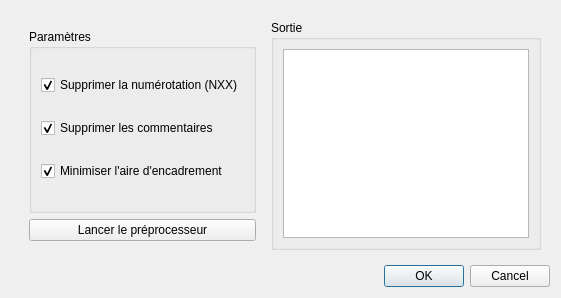
<?xml version="1.0" encoding="UTF-8"?>
<ui version="4.0">
 <class>dialog</class>
 <widget class="QDialog" name="dialog">
  <property name="geometry">
   <rect>
    <x>0</x>
    <y>0</y>
    <width>561</width>
    <height>298</height>
   </rect>
  </property>
  <property name="windowTitle">
   <string>Préprocesseur</string>
  </property>
  <property name="windowIcon">
   <iconset>
    <normaloff>traceIcon.svg</normaloff>traceIcon.svg</iconset>
  </property>
  <property name="modal">
   <bool>true</bool>
  </property>
  <layout class="QVBoxLayout" name="verticalLayout_4">
   <item>
    <widget class="QWidget" name="widget_2" native="true">
     <layout class="QHBoxLayout" name="horizontalLayout">
      <item>
       <widget class="QWidget" name="widget" native="true">
        <layout class="QVBoxLayout" name="verticalLayout_3">
         <item>
          <widget class="QGroupBox" name="groupBox">
           <property name="title">
            <string>Paramètres</string>
           </property>
           <layout class="QVBoxLayout" name="verticalLayout">
            <item>
             <widget class="QCheckBox" name="chk_del_num">
              <property name="text">
               <string>Supprimer la numérotation (NXX)</string>
              </property>
              <property name="checked">
               <bool>true</bool>
              </property>
             </widget>
            </item>
            <item>
             <widget class="QCheckBox" name="chk_del_comments">
              <property name="text">
               <string>Supprimer les commentaires</string>
              </property>
              <property name="checked">
               <bool>true</bool>
              </property>
             </widget>
            </item>
            <item>
             <widget class="QCheckBox" name="chk_optimize_bounding_box">
              <property name="toolTip">
               <string/>
              </property>
              <property name="text">
               <string>Minimiser l'aire d'encadrement</string>
              </property>
              <property name="checked">
               <bool>true</bool>
              </property>
             </widget>
            </item>
           </layout>
          </widget>
         </item>
         <item>
          <widget class="QPushButton" name="btn_run_preproc">
           <property name="text">
            <string>Lancer le préprocesseur</string>
           </property>
           <property name="icon">
            <iconset>
             <normaloff>rc/work.png</normaloff>rc/work.png</iconset>
           </property>
          </widget>
         </item>
        </layout>
       </widget>
      </item>
      <item>
       <widget class="QGroupBox" name="groupBox_2">
        <property name="title">
         <string>Sortie</string>
        </property>
        <layout class="QVBoxLayout" name="verticalLayout_2">
         <item>
          <widget class="QTextEdit" name="output"/>
         </item>
        </layout>
       </widget>
      </item>
     </layout>
    </widget>
   </item>
   <item>
    <widget class="QDialogButtonBox" name="buttonBox">
     <property name="standardButtons">
      <set>QDialogButtonBox::Cancel|QDialogButtonBox::Ok</set>
     </property>
     <property name="centerButtons">
      <bool>false</bool>
     </property>
    </widget>
   </item>
  </layout>
 </widget>
 <resources/>
 <connections/>
</ui>
